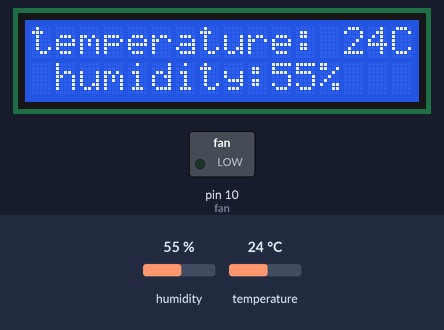
The sketch below on a simulated Arduino Uno, built with avr-gcc and run on an emulated ATmega328P. On the bench: 16×2 character LCD, switched loads named in the sketch (green lamp = pin HIGH). The test bench sets the inputs (shaded band); at power-on: temperature 24 °C, humidity 55 %.

Above: at 2.7 s.
2.8 s: temperature set to 35 °C
At 5.2 s:
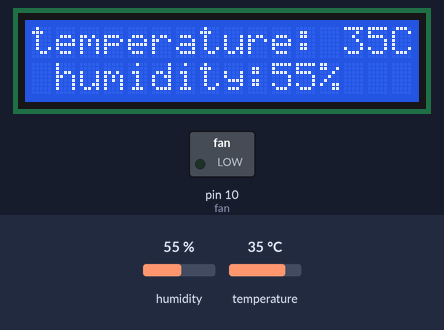
5.6 s: temperature set to 38 °C
At 7.4 s:
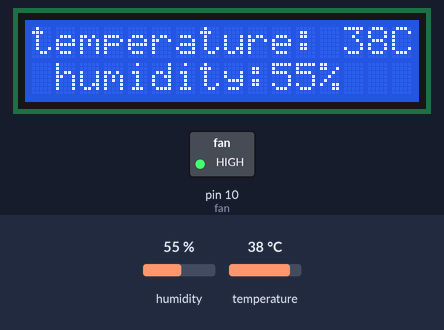
Timing chart, 0 to 8.9 s (numbered marks = the images above; inputs shaded):
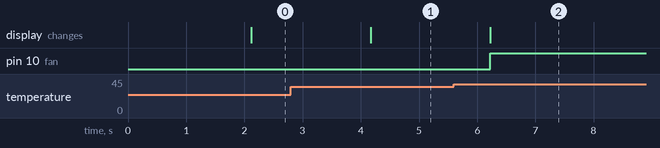

The sketch:

LCDi2c-dht11-IRremote-ventilateur.ino
```cpp
#include <DHT.h>
#include<Adafruit_Sensor.h>
#include <Wire.h>
#include <LiquidCrystal_I2C.h>
#include <IRremote.hpp>
LiquidCrystal_I2C lcd(0x27,16,2);
DHT dht(4,DHT11);
int temp;
int humidity;
const byte IR_ReceivePIN = 2;
#define fan 10
void setup(){
 dht.begin();

 lcd.init();
 lcd.backlight();

 Serial.begin(9600);

 IrReceiver.begin(IR_ReceivePIN,ENABLE_LED_FEEDBACK);

 pinMode(fan,OUTPUT);
 digitalWrite(fan,LOW);
}

void loop() {

 delay(2000);
 temp=dht.readTemperature();
 humidity=dht.readHumidity();
 //lcd va afficher la temperature et l humidite detectees par dht11
 lcd.setCursor(0,0);
 lcd.print("temperature: ");
 lcd.print(temp);
 lcd.print("C");
 lcd.setCursor(0,1);
 lcd.print(" humidity:");
 lcd.print(humidity);
 lcd.print("%");
 //si la temperature est elevee le ventilateur tourne automatiquement
 if(temp>=37){
   analogWrite(fan,300);
   delay(5000);
   analogWrite(fan,1000);
   delay(5000);
 }
 // je peux aussi controler le ventilateur a l aide du IRremote
 if(IrReceiver.decode()){
 String ir_code= String(IrReceiver.decodedIRData.command,HEX);
 Serial.println(ir_code);
 IrReceiver.resume();

 if(ir_code=="c"){
   analogWrite(fan,300);
   delay(5000);
   analogWrite(fan,1000);
   delay(5000);

 }
 else digitalWrite(fan,LOW);

}
}
```

Measured:
- the behaviour switches between 36 and 37 °C on temperature (found by bisection; images 1 and 2)
- after the input at 2.8 s, the display: changes after 1.4 s (image 1)
- after the input at 5.6 s, pin 10 (fan): LOW → HIGH after 0.62 s; the display: changes after 0.62 s (image 2)
